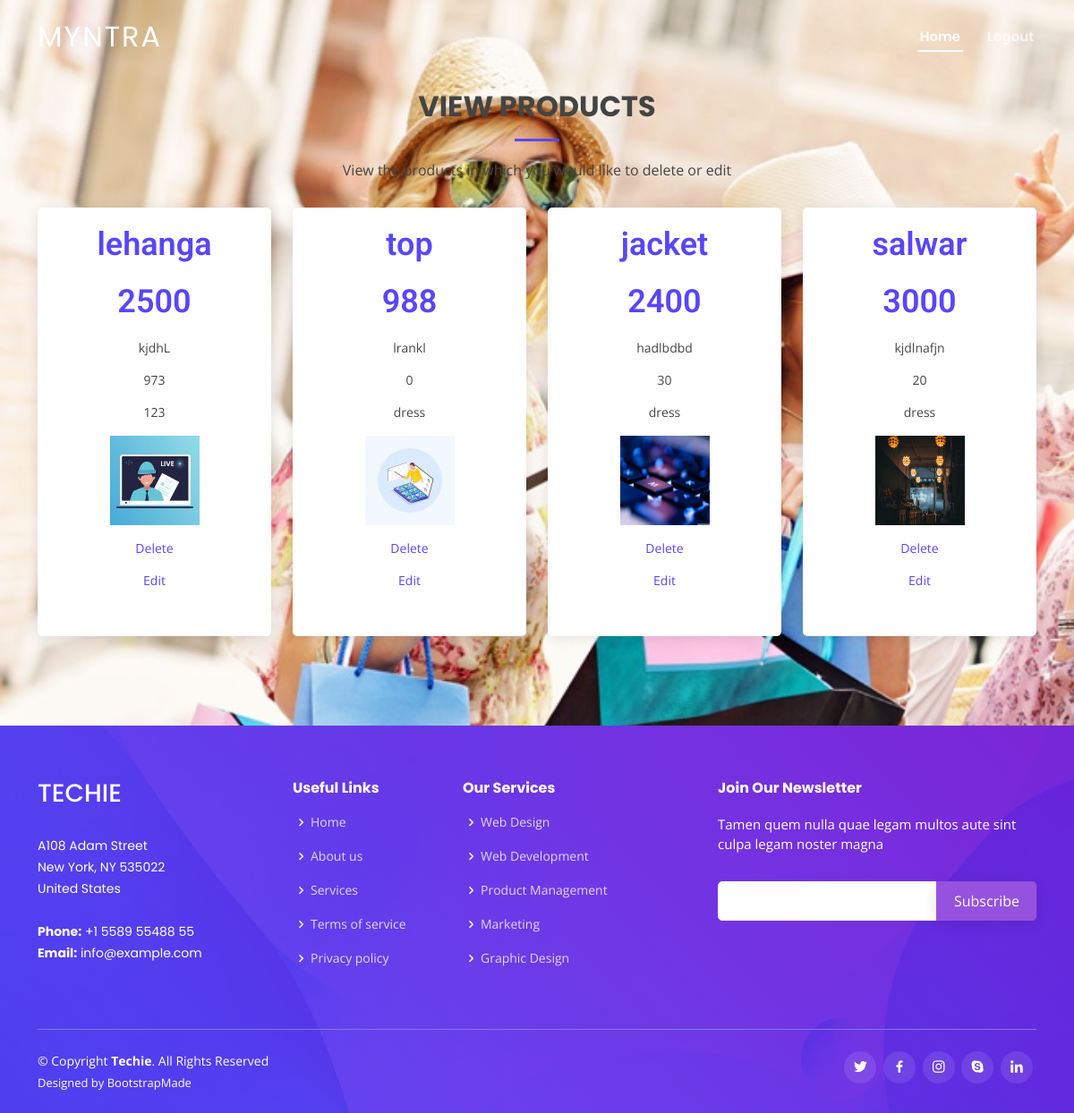
/viewProducts/ (signed in), run on the app's committed database.
### site_seller/models.py (models this page shows)
class product_tb(models.Model):
    productname=models.CharField(max_length=20)
    price=models.IntegerField()
    details=models.CharField(max_length=20)
    stock=models.CharField(max_length=20)
    catagoryid=models.ForeignKey('site_admin.catagory_tb',on_delete=models.CASCADE)
    sellerid=models.ForeignKey(sellerregister_tb,on_delete=models.CASCADE)
    file=models.FileField()

### site_admin/models.py (models this page shows)
class catagory_tb(models.Model):
    catagory=models.CharField(max_length=20)

### site_seller/views.py (the view)
# urls.py: url(r'^viewProducts/$',sellerview.viewProducts,name='viewProducts'),
def viewProducts(request):
    uid=request.session['id']
    uid_obj=sellerregister_tb.objects.get(id=uid)
    user=product_tb.objects.filter(sellerid=uid_obj)
    return render(request,'viewProducts.html',{'data':user})

### templates/viewProducts.html (shortened to what this page needs)
{% extends 'base12.html' %}
{% block content %}
    <section id="pricing" class="pricing section-bg" style="background-image:url('/static/Techie/Techie/assets/img/friends-shopping.jpg');background-repeat: no-repeat;background-attachment: fixed;
  background-size: cover;">
      <div class="container" data-aos="fade-up">
        <div class="section-title">
          <h2>View Products</h2>
          <p>View the products in which you would like to delete or edit</p>
        </div>
        <div class="row">
{% for v in data %}
          <div class="col-lg-3 col-md-6" data-aos="fade-up" data-aos-delay="100">
            <div class="box">
              <h4>{{v.productname}}</h4>
              <h4>{{v.price}}</h4>
              <ul>
                <li>{{v.details}}</li>
                <li>{{v.stock}}</li>
                <li>{{v.catagoryid.catagory}}</li>
                <li><img src="{{v.file.url}}" height="100px" width="100px" alt="no pic"></li>
                <li><a href="{% url 'delete' v.id %}">Delete</a></li>
		<li><a href="{% url 'editp' v.id %}">Edit</a></li>
              </ul>
            </div>
          </div>
  {% endfor %}
        </div>
      </div>
    </section>
{% endblock %}

### templates/base12.html (shortened to what this page needs)
<!DOCTYPE html>
<html lang="en">
<head>
  <link href="/static/Techie/Techie/assets/vendor/aos/aos.css" rel="stylesheet">
  <link href="/static/Techie/Techie/assets/vendor/bootstrap/css/bootstrap.min.css" rel="stylesheet">
  <link href="/static/Techie/Techie/assets/vendor/bootstrap-icons/bootstrap-icons.css" rel="stylesheet">
  <link href="/static/Techie/Techie/assets/vendor/boxicons/css/boxicons.min.css" rel="stylesheet">
  <link href="/static/Techie/Techie/assets/vendor/glightbox/css/glightbox.min.css" rel="stylesheet">
  <link href="/static/Techie/Techie/assets/vendor/swiper/swiper-bundle.min.css" rel="stylesheet">
  <link href="/static/Techie/Techie/assets/css/style.css" rel="stylesheet">
</head>
<body>
  <header id="header" class="fixed-top ">
    <div class="container d-flex align-items-center justify-content-between">
      <h1 class="logo"><a href="index.html">Myntra</a></h1>
      <nav id="navbar" class="navbar">
        <ul>
          <li><a class="nav-link scrollto active" href="#hero">Home</a></li>
          <li><a class="nav-link scrollto" href="{% url 'logout' %}">Logout</a></li>
        </ul>
      </nav>
    </div>
  </header>
  <main id="main">
  {% block content %}
{% endblock %}
  </main>
  <footer id="footer">
    <div class="footer-top">
      <div class="container">
        <div class="row">
          <div class="col-lg-3 col-md-6 footer-contact">
            <h3>Techie</h3>
            <p>
              A108 Adam Street <br>
              New York, NY 535022<br>
              United States <br><br>
              <strong>Phone:</strong> +1 5589 55488 55<br>
              <strong>Email:</strong> info@example.com<br>
            </p>
          </div>
          <div class="col-lg-2 col-md-6 footer-links">
            <h4>Useful Links</h4>
            <ul>
              <li><i class="bx bx-chevron-right"></i> <a href="#">Home</a></li>
              <li><i class="bx bx-chevron-right"></i> <a href="#">About us</a></li>
              <li><i class="bx bx-chevron-right"></i> <a href="#">Services</a></li>
              <li><i class="bx bx-chevron-right"></i> <a href="#">Terms of service</a></li>
              <li><i class="bx bx-chevron-right"></i> <a href="#">Privacy policy</a></li>
            </ul>
          </div>
          <div class="col-lg-3 col-md-6 footer-links">
            <h4>Our Services</h4>
            <ul>
              <li><i class="bx bx-chevron-right"></i> <a href="#">Web Design</a></li>
              <li><i class="bx bx-chevron-right"></i> <a href="#">Web Development</a></li>
              <li><i class="bx bx-chevron-right"></i> <a href="#">Product Management</a></li>
              <li><i class="bx bx-chevron-right"></i> <a href="#">Marketing</a></li>
              <li><i class="bx bx-chevron-right"></i> <a href="#">Graphic Design</a></li>
            </ul>
          </div>
          <div class="col-lg-4 col-md-6 footer-newsletter">
            <h4>Join Our Newsletter</h4>
            <p>Tamen quem nulla quae legam multos aute sint culpa legam noster magna</p>
            <form action="" method="post">
              <input type="email" name="email"><input type="submit" value="Subscribe">
            </form>
          </div>
        </div>
      </div>
    </div>
    <div class="container">
      <div class="copyright-wrap d-md-flex py-4">
        <div class="me-md-auto text-center text-md-start">
          <div class="copyright">
            &copy; Copyright <strong><span>Techie</span></strong>. All Rights Reserved
          </div>
          <div class="credits">
            Designed by <a href="https://bootstrapmade.com/">BootstrapMade</a>
          </div>
        </div>
        <div class="social-links text-center text-md-right pt-3 pt-md-0">
          <a href="#" class="twitter"><i class="bx bxl-twitter"></i></a>
          <a href="#" class="facebook"><i class="bx bxl-facebook"></i></a>
          <a href="#" class="instagram"><i class="bx bxl-instagram"></i></a>
          <a href="#" class="google-plus"><i class="bx bxl-skype"></i></a>
          <a href="#" class="linkedin"><i class="bx bxl-linkedin"></i></a>
        </div>
      </div>
    </div>
  </footer>
</body>
</html>

### data on the page
product_tb: productname "lehanga", price "2500", details "kjdhL", stock "973", catagoryid.catagory "123", file (picture)
product_tb: productname "top", price "988", details "lrankl", stock "0", catagoryid.catagory "dress", file (picture)
product_tb: productname "jacket", price "2400", details "hadlbdbd", stock "30", catagoryid.catagory "dress", file (picture)
product_tb: productname "salwar", price "3000", details "kjdlnafjn", stock "20", catagoryid.catagory "dress", file (picture)
